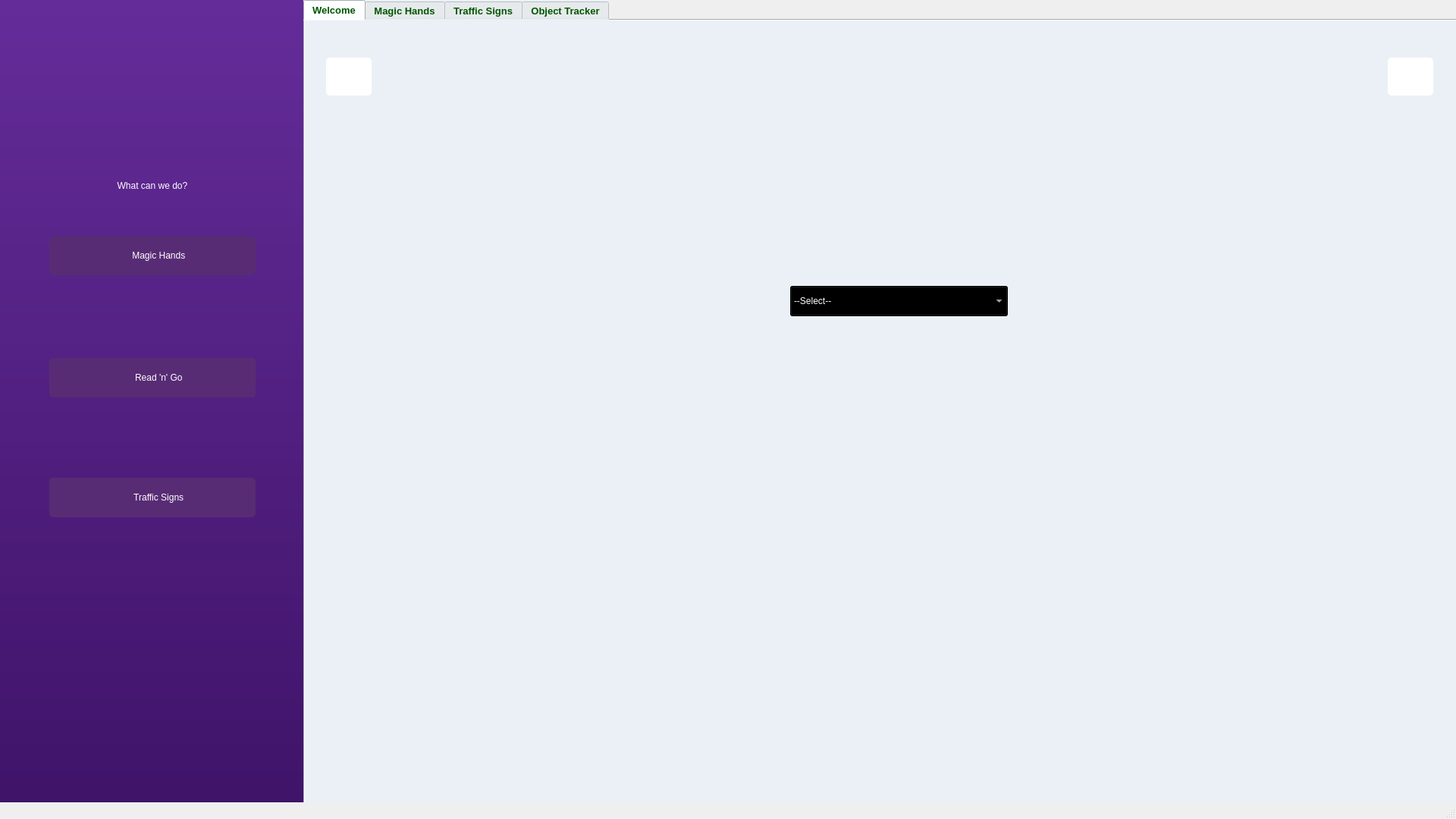
<?xml version="1.0" encoding="UTF-8"?>
<ui version="4.0">
 <class>MainWindow</class>
 <widget class="QMainWindow" name="MainWindow">
  <property name="geometry">
   <rect>
    <x>0</x>
    <y>0</y>
    <width>1920</width>
    <height>1080</height>
   </rect>
  </property>
  <property name="windowTitle">
   <string>MainWindow</string>
  </property>
  <widget class="QWidget" name="centralwidget">
   <widget class="QTabWidget" name="tabWidget">
    <property name="geometry">
     <rect>
      <x>400</x>
      <y>0</y>
      <width>1920</width>
      <height>1080</height>
     </rect>
    </property>
    <property name="font">
     <font>
      <family>Arial</family>
      <pointsize>10</pointsize>
      <weight>75</weight>
      <italic>false</italic>
      <bold>true</bold>
     </font>
    </property>
    <property name="cursor">
     <cursorShape>ArrowCursor</cursorShape>
    </property>
    <property name="mouseTracking">
     <bool>false</bool>
    </property>
    <property name="tabletTracking">
     <bool>false</bool>
    </property>
    <property name="styleSheet">
     <string notr="true">background-color: #ebf0f6;
color: rgb(0, 85, 0);</string>
    </property>
    <property name="tabPosition">
     <enum>QTabWidget::North</enum>
    </property>
    <property name="tabShape">
     <enum>QTabWidget::Rounded</enum>
    </property>
    <property name="currentIndex">
     <number>0</number>
    </property>
    <property name="elideMode">
     <enum>Qt::ElideNone</enum>
    </property>
    <property name="usesScrollButtons">
     <bool>true</bool>
    </property>
    <property name="documentMode">
     <bool>false</bool>
    </property>
    <property name="tabsClosable">
     <bool>false</bool>
    </property>
    <property name="movable">
     <bool>false</bool>
    </property>
    <widget class="QWidget" name="tab_4">
     <attribute name="title">
      <string>Welcome</string>
     </attribute>
     <widget class="QLabel" name="label_3">
      <property name="geometry">
       <rect>
        <x>0</x>
        <y>0</y>
        <width>1520</width>
        <height>1080</height>
       </rect>
      </property>
      <property name="text">
       <string/>
      </property>
      <property name="pixmap">
       <pixmap>Software Interface/Home Page/Icons &amp; Logos/For Saving purpose 1.jpg</pixmap>
      </property>
     </widget>
     <widget class="QComboBox" name="select_bot">
      <property name="geometry">
       <rect>
        <x>640</x>
        <y>350</y>
        <width>287</width>
        <height>40</height>
       </rect>
      </property>
      <property name="styleSheet">
       <string notr="true">background-color: rgb(158, 124, 190);
border-color: rgb(85, 255, 127);
color: rgb(255, 255, 255);
font: 63 12pt &quot;Railway&quot;;
background: qlineargradient(spread:pad, x1:0, y1:0, x2:0, y2:1, stop:0 #642c99, stop:1 #3f1368);</string>
      </property>
      <item>
       <property name="text">
        <string>--Select--</string>
       </property>
      </item>
      <item>
       <property name="text">
        <string>AILITE_pythonbot</string>
       </property>
      </item>
      <item>
       <property name="text">
        <string>AILITE_air</string>
       </property>
      </item>
      <item>
       <property name="text">
        <string>AILITE_adventurer</string>
       </property>
      </item>
     </widget>
     <widget class="QLabel" name="welcome_display">
      <property name="geometry">
       <rect>
        <x>584</x>
        <y>430</y>
        <width>400</width>
        <height>45</height>
       </rect>
      </property>
      <property name="text">
       <string/>
      </property>
     </widget>
     <widget class="QLabel" name="bot_connect_red">
      <property name="geometry">
       <rect>
        <x>940</x>
        <y>355</y>
        <width>30</width>
        <height>30</height>
       </rect>
      </property>
      <property name="text">
       <string/>
      </property>
      <property name="pixmap">
       <pixmap>Software Interface/Home Page/Icons &amp; Logos/Red Status.svg</pixmap>
      </property>
     </widget>
     <widget class="QLabel" name="bot_connect_green">
      <property name="geometry">
       <rect>
        <x>940</x>
        <y>355</y>
        <width>30</width>
        <height>30</height>
       </rect>
      </property>
      <property name="text">
       <string/>
      </property>
      <property name="pixmap">
       <pixmap>Software Interface/Home Page/Icons &amp; Logos/Green Status .svg</pixmap>
      </property>
     </widget>
    </widget>
    <widget class="QWidget" name="tab">
     <attribute name="title">
      <string>Magic Hands</string>
     </attribute>
     <widget class="QLabel" name="cam_label">
      <property name="geometry">
       <rect>
        <x>190</x>
        <y>339</y>
        <width>500</width>
        <height>400</height>
       </rect>
      </property>
      <property name="styleSheet">
       <string notr="true">
background-color: rgb(182, 182, 182);</string>
      </property>
      <property name="text">
       <string/>
      </property>
     </widget>
     <widget class="QLabel" name="label_8">
      <property name="geometry">
       <rect>
        <x>315</x>
        <y>300</y>
        <width>250</width>
        <height>30</height>
       </rect>
      </property>
      <property name="styleSheet">
       <string notr="true">color: #302c4c;
font: 57 12pt &quot;Poppins Medium&quot;;</string>
      </property>
      <property name="text">
       <string>&lt;html&gt;&lt;head/&gt;&lt;body&gt;&lt;p align=&quot;center&quot;&gt;Hi! Show me a Gesture&lt;/p&gt;&lt;/body&gt;&lt;/html&gt;</string>
      </property>
     </widget>
     <widget class="QLabel" name="stop_label">
      <property name="geometry">
       <rect>
        <x>506</x>
        <y>920</y>
        <width>80</width>
        <height>25</height>
       </rect>
      </property>
      <property name="styleSheet">
       <string notr="true">color: rgb(0, 0, 0);font: 12pt &quot;Railway&quot;;</string>
      </property>
      <property name="text">
       <string>&lt;html&gt;&lt;head/&gt;&lt;body&gt;&lt;p align=&quot;center&quot;&gt;Stop&lt;/p&gt;&lt;/body&gt;&lt;/html&gt;</string>
      </property>
     </widget>
     <widget class="QLabel" name="run_label">
      <property name="geometry">
       <rect>
        <x>662</x>
        <y>920</y>
        <width>50</width>
        <height>25</height>
       </rect>
      </property>
      <property name="styleSheet">
       <string notr="true">color: rgb(0, 0, 0);font: 12pt &quot;Railway&quot;;</string>
      </property>
      <property name="text">
       <string>&lt;html&gt;&lt;head/&gt;&lt;body&gt;&lt;p align=&quot;center&quot;&gt;Run&lt;/p&gt;&lt;/body&gt;&lt;/html&gt;</string>
      </property>
     </widget>
     <widget class="QLabel" name="left_label">
      <property name="geometry">
       <rect>
        <x>796</x>
        <y>920</y>
        <width>60</width>
        <height>25</height>
       </rect>
      </property>
      <property name="styleSheet">
       <string notr="true">color: rgb(0, 0, 0);font: 12pt &quot;Railway&quot;;</string>
      </property>
      <property name="text">
       <string>&lt;html&gt;&lt;head/&gt;&lt;body&gt;&lt;p align=&quot;center&quot;&gt;Left&lt;/p&gt;&lt;/body&gt;&lt;/html&gt;</string>
      </property>
     </widget>
     <widget class="QLabel" name="right_label">
      <property name="geometry">
       <rect>
        <x>946</x>
        <y>920</y>
        <width>80</width>
        <height>25</height>
       </rect>
      </property>
      <property name="styleSheet">
       <string notr="true">color: rgb(0, 0, 0);font: 12pt &quot;Railway&quot;;</string>
      </property>
      <property name="text">
       <string>&lt;html&gt;&lt;head/&gt;&lt;body&gt;&lt;p align=&quot;center&quot;&gt;Right&lt;/p&gt;&lt;/body&gt;&lt;/html&gt;</string>
      </property>
     </widget>
     <widget class="QLabel" name="stop_label_icon">
      <property name="geometry">
       <rect>
        <x>506</x>
        <y>830</y>
        <width>80</width>
        <height>80</height>
       </rect>
      </property>
      <property name="text">
       <string/>
      </property>
      <property name="pixmap">
       <pixmap>Ui_Images/stop-removebg-preview (1).png</pixmap>
      </property>
     </widget>
     <widget class="QLabel" name="right_label_icon">
      <property name="geometry">
       <rect>
        <x>946</x>
        <y>830</y>
        <width>80</width>
        <height>80</height>
       </rect>
      </property>
      <property name="text">
       <string/>
      </property>
      <property name="pixmap">
       <pixmap>Ui_Images/right_1-removebg-preview (1).png</pixmap>
      </property>
     </widget>
     <widget class="QLabel" name="run_label_icon">
      <property name="geometry">
       <rect>
        <x>646</x>
        <y>830</y>
        <width>80</width>
        <height>80</height>
       </rect>
      </property>
      <property name="text">
       <string/>
      </property>
      <property name="pixmap">
       <pixmap>Ui_Images/run-removebg-preview (1).png</pixmap>
      </property>
     </widget>
     <widget class="QLabel" name="left_label_icon">
      <property name="geometry">
       <rect>
        <x>796</x>
        <y>830</y>
        <width>80</width>
        <height>80</height>
       </rect>
      </property>
      <property name="text">
       <string/>
      </property>
      <property name="pixmap">
       <pixmap>Ui_Images/left_1-removebg-preview (1).png</pixmap>
      </property>
     </widget>
     <widget class="QPushButton" name="close_cam">
      <property name="geometry">
       <rect>
        <x>664</x>
        <y>310</y>
        <width>25</width>
        <height>25</height>
       </rect>
      </property>
      <property name="styleSheet">
       <string notr="true">font: 9pt bold  &quot;Adobe Pi Std&quot;;
color: rgb(0, 85, 0);
border-radius: 5px;

</string>
      </property>
      <property name="text">
       <string/>
      </property>
      <property name="icon">
       <iconset>
        <normaloff>Software Interface/Individual Functions Page/Icons &amp; Logos/Close.svg</normaloff>Software Interface/Individual Functions Page/Icons &amp; Logos/Close.svg</iconset>
      </property>
      <property name="iconSize">
       <size>
        <width>25</width>
        <height>25</height>
       </size>
      </property>
     </widget>
     <widget class="QLabel" name="label_14">
      <property name="geometry">
       <rect>
        <x>965</x>
        <y>300</y>
        <width>250</width>
        <height>30</height>
       </rect>
      </property>
      <property name="styleSheet">
       <string notr="true">color: #302c4c;
font: 57 12pt &quot;Poppins Medium&quot;;</string>
      </property>
      <property name="text">
       <string>&lt;html&gt;&lt;head/&gt;&lt;body&gt;&lt;p align=&quot;center&quot;&gt;I'm AI - Lite&lt;/p&gt;&lt;/body&gt;&lt;/html&gt;</string>
      </property>
     </widget>
     <widget class="QLabel" name="botcam_label">
      <property name="geometry">
       <rect>
        <x>840</x>
        <y>339</y>
        <width>500</width>
        <height>400</height>
       </rect>
      </property>
      <property name="styleSheet">
       <string notr="true">
background-color: rgb(182, 182, 182);</string>
      </property>
      <property name="text">
       <string/>
      </property>
     </widget>
     <widget class="QPushButton" name="close_botcam">
      <property name="geometry">
       <rect>
        <x>1314</x>
        <y>310</y>
        <width>25</width>
        <height>25</height>
       </rect>
      </property>
      <property name="styleSheet">
       <string notr="true">font: 9pt bold  &quot;Adobe Pi Std&quot;;
color: rgb(0, 85, 0);
border-radius: 5px;
</string>
      </property>
      <property name="text">
       <string/>
      </property>
      <property name="icon">
       <iconset>
        <normaloff>Software Interface/Individual Functions Page/Icons &amp; Logos/Close.svg</normaloff>Software Interface/Individual Functions Page/Icons &amp; Logos/Close.svg</iconset>
      </property>
      <property name="iconSize">
       <size>
        <width>25</width>
        <height>25</height>
       </size>
      </property>
     </widget>
     <widget class="QLabel" name="stop_led_label">
      <property name="geometry">
       <rect>
        <x>533</x>
        <y>960</y>
        <width>20</width>
        <height>20</height>
       </rect>
      </property>
      <property name="styleSheet">
       <string notr="true"/>
      </property>
      <property name="text">
       <string/>
      </property>
     </widget>
     <widget class="QPushButton" name="start_cam">
      <property name="geometry">
       <rect>
        <x>724</x>
        <y>760</y>
        <width>80</width>
        <height>30</height>
       </rect>
      </property>
      <property name="font">
       <font>
        <family>Constantia</family>
        <pointsize>9</pointsize>
        <weight>75</weight>
        <italic>false</italic>
        <bold>true</bold>
       </font>
      </property>
      <property name="styleSheet">
       <string notr="true">font: 75  bold 9pt &quot;Constantia&quot;;
color: rgb(0, 0, 0);
background-color: rgb(85, 255, 127);

</string>
      </property>
      <property name="text">
       <string>START</string>
      </property>
     </widget>
     <widget class="QLabel" name="gesture_bot_status">
      <property name="geometry">
       <rect>
        <x>297</x>
        <y>220</y>
        <width>287</width>
        <height>40</height>
       </rect>
      </property>
      <property name="styleSheet">
       <string notr="true">background: qlineargradient(spread:pad, x1:0, y1:0, x2:0, y2:1, stop:0 #642c99, stop:1 #3f1368);
border-radius:7px;</string>
      </property>
      <property name="text">
       <string/>
      </property>
     </widget>
     <widget class="QLabel" name="run_led_label">
      <property name="geometry">
       <rect>
        <x>676</x>
        <y>960</y>
        <width>20</width>
        <height>20</height>
       </rect>
      </property>
      <property name="styleSheet">
       <string notr="true"/>
      </property>
      <property name="text">
       <string/>
      </property>
     </widget>
     <widget class="QLabel" name="right_led_label">
      <property name="geometry">
       <rect>
        <x>980</x>
        <y>960</y>
        <width>20</width>
        <height>20</height>
       </rect>
      </property>
      <property name="styleSheet">
       <string notr="true"/>
      </property>
      <property name="text">
       <string/>
      </property>
     </widget>
     <widget class="QLabel" name="left_led_label">
      <property name="geometry">
       <rect>
        <x>816</x>
        <y>960</y>
        <width>20</width>
        <height>20</height>
       </rect>
      </property>
      <property name="styleSheet">
       <string notr="true"/>
      </property>
      <property name="text">
       <string/>
      </property>
     </widget>
     <widget class="QLabel" name="label">
      <property name="geometry">
       <rect>
        <x>0</x>
        <y>0</y>
        <width>1517</width>
        <height>187</height>
       </rect>
      </property>
      <property name="text">
       <string/>
      </property>
      <property name="pixmap">
       <pixmap>Software Interface/Home Page/Icons &amp; Logos/FunctionPage_Label.jpg</pixmap>
      </property>
     </widget>
     <widget class="QLabel" name="gesture_botcam_status">
      <property name="geometry">
       <rect>
        <x>947</x>
        <y>220</y>
        <width>287</width>
        <height>40</height>
       </rect>
      </property>
      <property name="styleSheet">
       <string notr="true">background: qlineargradient(spread:pad, x1:0, y1:0, x2:0, y2:1, stop:0 #642c99, stop:1 #3f1368);
border-radius:7px;</string>
      </property>
      <property name="text">
       <string/>
      </property>
     </widget>
    </widget>
    <widget class="QWidget" name="tab_2">
     <attribute name="title">
      <string>Traffic Signs</string>
     </attribute>
     <widget class="QLabel" name="botcam_label_2">
      <property name="geometry">
       <rect>
        <x>840</x>
        <y>339</y>
        <width>500</width>
        <height>400</height>
       </rect>
      </property>
      <property name="styleSheet">
       <string notr="true">
background-color: rgb(182, 182, 182);</string>
      </property>
      <property name="text">
       <string/>
      </property>
     </widget>
     <widget class="QLabel" name="right_label_icon_2">
      <property name="geometry">
       <rect>
        <x>946</x>
        <y>840</y>
        <width>80</width>
        <height>80</height>
       </rect>
      </property>
      <property name="text">
       <string/>
      </property>
      <property name="pixmap">
       <pixmap>Software Interface/Individual Functions Page/Icons &amp; Logos/Turn-Right (1).png</pixmap>
      </property>
     </widget>
     <widget class="QPushButton" name="close_cam_2">
      <property name="geometry">
       <rect>
        <x>664</x>
        <y>310</y>
        <width>25</width>
        <height>25</height>
       </rect>
      </property>
      <property name="styleSheet">
       <string notr="true">font: 9pt bold  &quot;Adobe Pi Std&quot;;
color: rgb(0, 85, 0);
border-radius:5px;
</string>
      </property>
      <property name="text">
       <string/>
      </property>
      <property name="icon">
       <iconset>
        <normaloff>Software Interface/Individual Functions Page/Icons &amp; Logos/Close.svg</normaloff>Software Interface/Individual Functions Page/Icons &amp; Logos/Close.svg</iconset>
      </property>
      <property name="iconSize">
       <size>
        <width>25</width>
        <height>25</height>
       </size>
      </property>
     </widget>
     <widget class="QLabel" name="stop_led_label_1">
      <property name="geometry">
       <rect>
        <x>536</x>
        <y>965</y>
        <width>20</width>
        <height>20</height>
       </rect>
      </property>
      <property name="styleSheet">
       <string notr="true"/>
      </property>
      <property name="text">
       <string/>
      </property>
     </widget>
     <widget class="QLabel" name="stop_label_icon_2">
      <property name="geometry">
       <rect>
        <x>506</x>
        <y>840</y>
        <width>80</width>
        <height>80</height>
       </rect>
      </property>
      <property name="text">
       <string/>
      </property>
      <property name="pixmap">
       <pixmap>Software Interface/Individual Functions Page/Icons &amp; Logos/stop (1).png</pixmap>
      </property>
     </widget>
     <widget class="QLabel" name="cam_label_2">
      <property name="geometry">
       <rect>
        <x>190</x>
        <y>339</y>
        <width>500</width>
        <height>400</height>
       </rect>
      </property>
      <property name="styleSheet">
       <string notr="true">
background-color: rgb(182, 182, 182);</string>
      </property>
      <property name="text">
       <string/>
      </property>
     </widget>
     <widget class="QPushButton" name="start_cam_2">
      <property name="geometry">
       <rect>
        <x>724</x>
        <y>760</y>
        <width>80</width>
        <height>30</height>
       </rect>
      </property>
      <property name="font">
       <font>
        <family>Constantia</family>
        <pointsize>9</pointsize>
        <weight>75</weight>
        <italic>false</italic>
        <bold>true</bold>
       </font>
      </property>
      <property name="styleSheet">
       <string notr="true">font: 75  bold 9pt &quot;Constantia&quot;;
color: rgb(0, 0, 0);
background-color: rgb(85, 255, 127);

</string>
      </property>
      <property name="text">
       <string>START</string>
      </property>
     </widget>
     <widget class="QPushButton" name="close_botcam_2">
      <property name="geometry">
       <rect>
        <x>1314</x>
        <y>310</y>
        <width>25</width>
        <height>25</height>
       </rect>
      </property>
      <property name="styleSheet">
       <string notr="true">font: 9pt bold  &quot;Adobe Pi Std&quot;;
color: rgb(0, 85, 0);
border-radius:5px;
</string>
      </property>
      <property name="text">
       <string/>
      </property>
      <property name="icon">
       <iconset>
        <normaloff>Software Interface/Individual Functions Page/Icons &amp; Logos/Close.svg</normaloff>Software Interface/Individual Functions Page/Icons &amp; Logos/Close.svg</iconset>
      </property>
      <property name="iconSize">
       <size>
        <width>25</width>
        <height>25</height>
       </size>
      </property>
     </widget>
     <widget class="QLabel" name="go_label_icon">
      <property name="geometry">
       <rect>
        <x>646</x>
        <y>840</y>
        <width>80</width>
        <height>80</height>
       </rect>
      </property>
      <property name="text">
       <string/>
      </property>
      <property name="pixmap">
       <pixmap>Software Interface/Individual Functions Page/Icons &amp; Logos/Go-Icon (1).png</pixmap>
      </property>
     </widget>
     <widget class="QLabel" name="left_label_icon_2">
      <property name="geometry">
       <rect>
        <x>796</x>
        <y>840</y>
        <width>80</width>
        <height>80</height>
       </rect>
      </property>
      <property name="text">
       <string/>
      </property>
      <property name="pixmap">
       <pixmap>Software Interface/Individual Functions Page/Icons &amp; Logos/Turn-Left (1).png</pixmap>
      </property>
     </widget>
     <widget class="QLabel" name="run_led_label_1">
      <property name="geometry">
       <rect>
        <x>677</x>
        <y>965</y>
        <width>20</width>
        <height>20</height>
       </rect>
      </property>
      <property name="styleSheet">
       <string notr="true"/>
      </property>
      <property name="text">
       <string/>
      </property>
     </widget>
     <widget class="QLabel" name="left_led_label_1">
      <property name="geometry">
       <rect>
        <x>829</x>
        <y>965</y>
        <width>20</width>
        <height>20</height>
       </rect>
      </property>
      <property name="styleSheet">
       <string notr="true"/>
      </property>
      <property name="text">
       <string/>
      </property>
     </widget>
     <widget class="QLabel" name="right_led_label_1">
      <property name="geometry">
       <rect>
        <x>975</x>
        <y>965</y>
        <width>20</width>
        <height>20</height>
       </rect>
      </property>
      <property name="styleSheet">
       <string notr="true"/>
      </property>
      <property name="text">
       <string/>
      </property>
     </widget>
     <widget class="QLabel" name="label_5">
      <property name="geometry">
       <rect>
        <x>0</x>
        <y>0</y>
        <width>1517</width>
        <height>187</height>
       </rect>
      </property>
      <property name="text">
       <string/>
      </property>
      <property name="pixmap">
       <pixmap>Software Interface/Home Page/Icons &amp; Logos/FunctionPage_Label.jpg</pixmap>
      </property>
     </widget>
     <widget class="QLabel" name="readngo_bot_status">
      <property name="geometry">
       <rect>
        <x>297</x>
        <y>220</y>
        <width>287</width>
        <height>40</height>
       </rect>
      </property>
      <property name="styleSheet">
       <string notr="true">background: qlineargradient(spread:pad, x1:0, y1:0, x2:0, y2:1, stop:0 #642c99, stop:1 #3f1368);</string>
      </property>
      <property name="text">
       <string/>
      </property>
     </widget>
     <widget class="QLabel" name="readngo_botcam_status">
      <property name="geometry">
       <rect>
        <x>947</x>
        <y>220</y>
        <width>287</width>
        <height>40</height>
       </rect>
      </property>
      <property name="styleSheet">
       <string notr="true">background: qlineargradient(spread:pad, x1:0, y1:0, x2:0, y2:1, stop:0 #642c99, stop:1 #3f1368);</string>
      </property>
      <property name="text">
       <string/>
      </property>
     </widget>
     <widget class="QLabel" name="run_label_2">
      <property name="geometry">
       <rect>
        <x>661</x>
        <y>930</y>
        <width>50</width>
        <height>25</height>
       </rect>
      </property>
      <property name="styleSheet">
       <string notr="true">color: rgb(0, 0, 0);font: 12pt &quot;Railway&quot;;</string>
      </property>
      <property name="text">
       <string>&lt;html&gt;&lt;head/&gt;&lt;body&gt;&lt;p align=&quot;center&quot;&gt;Run&lt;/p&gt;&lt;/body&gt;&lt;/html&gt;</string>
      </property>
     </widget>
     <widget class="QLabel" name="stop_label_2">
      <property name="geometry">
       <rect>
        <x>506</x>
        <y>930</y>
        <width>80</width>
        <height>25</height>
       </rect>
      </property>
      <property name="styleSheet">
       <string notr="true">color: rgb(0, 0, 0);font: 12pt &quot;Railway&quot;;</string>
      </property>
      <property name="text">
       <string>&lt;html&gt;&lt;head/&gt;&lt;body&gt;&lt;p align=&quot;center&quot;&gt;Stop&lt;/p&gt;&lt;/body&gt;&lt;/html&gt;</string>
      </property>
     </widget>
     <widget class="QLabel" name="right_label_2">
      <property name="geometry">
       <rect>
        <x>947</x>
        <y>930</y>
        <width>80</width>
        <height>25</height>
       </rect>
      </property>
      <property name="styleSheet">
       <string notr="true">color: rgb(0, 0, 0);font: 12pt &quot;Railway&quot;;</string>
      </property>
      <property name="text">
       <string>&lt;html&gt;&lt;head/&gt;&lt;body&gt;&lt;p align=&quot;center&quot;&gt;Right&lt;/p&gt;&lt;/body&gt;&lt;/html&gt;</string>
      </property>
     </widget>
     <widget class="QLabel" name="left_label_2">
      <property name="geometry">
       <rect>
        <x>806</x>
        <y>930</y>
        <width>60</width>
        <height>25</height>
       </rect>
      </property>
      <property name="styleSheet">
       <string notr="true">color: rgb(0, 0, 0);font: 12pt &quot;Railway&quot;;</string>
      </property>
      <property name="text">
       <string>&lt;html&gt;&lt;head/&gt;&lt;body&gt;&lt;p align=&quot;center&quot;&gt;Left&lt;/p&gt;&lt;/body&gt;&lt;/html&gt;</string>
      </property>
     </widget>
     <widget class="QLabel" name="label_17">
      <property name="geometry">
       <rect>
        <x>966</x>
        <y>300</y>
        <width>250</width>
        <height>30</height>
       </rect>
      </property>
      <property name="styleSheet">
       <string notr="true">color: #302c4c;
font: 57 12pt &quot;Poppins Medium&quot;;</string>
      </property>
      <property name="text">
       <string>&lt;html&gt;&lt;head/&gt;&lt;body&gt;&lt;p align=&quot;center&quot;&gt;I'm AI - Lite&lt;/p&gt;&lt;/body&gt;&lt;/html&gt;</string>
      </property>
     </widget>
     <widget class="QLabel" name="label_10">
      <property name="geometry">
       <rect>
        <x>316</x>
        <y>300</y>
        <width>250</width>
        <height>30</height>
       </rect>
      </property>
      <property name="styleSheet">
       <string notr="true">color: #302c4c;
font: 57 12pt &quot;Poppins Medium&quot;;</string>
      </property>
      <property name="text">
       <string>&lt;html&gt;&lt;head/&gt;&lt;body&gt;&lt;p align=&quot;center&quot;&gt;Hi! Show me a Text&lt;/p&gt;&lt;/body&gt;&lt;/html&gt;</string>
      </property>
     </widget>
    </widget>
    <widget class="QWidget" name="tab_3">
     <attribute name="title">
      <string>Object Tracker</string>
     </attribute>
     <widget class="QLabel" name="label_4">
      <property name="geometry">
       <rect>
        <x>0</x>
        <y>0</y>
        <width>1517</width>
        <height>187</height>
       </rect>
      </property>
      <property name="text">
       <string/>
      </property>
      <property name="pixmap">
       <pixmap>Software Interface/Home Page/Icons &amp; Logos/FunctionPage_Label.jpg</pixmap>
      </property>
     </widget>
    </widget>
   </widget>
   <widget class="QLabel" name="label_2">
    <property name="geometry">
     <rect>
      <x>0</x>
      <y>0</y>
      <width>400</width>
      <height>1080</height>
     </rect>
    </property>
    <property name="styleSheet">
     <string notr="true">background-color: rgb(170, 85, 255);
background: qlineargradient(spread:pad, x1:0, y1:0, x2:0, y2:1, stop:0 #642c99, stop:1 #3f1368);</string>
    </property>
    <property name="text">
     <string/>
    </property>
   </widget>
   <widget class="QPushButton" name="magic_hand_button">
    <property name="geometry">
     <rect>
      <x>65</x>
      <y>311</y>
      <width>272</width>
      <height>52</height>
     </rect>
    </property>
    <property name="styleSheet">
     <string notr="true">font: 12pt &quot;Railway&quot;;
background-color:#582c74;
color: rgb(255, 255, 255);
border-radius: 7px;
padding-left: 20px; /* Adjust the left padding */
padding-right: 20px; /* Adjust the right padding */</string>
    </property>
    <property name="text">
     <string>     Magic Hands</string>
    </property>
    <property name="icon">
     <iconset>
      <normaloff>Software Interface/Home Page/Icons &amp; Logos/Magic Hands White.svg</normaloff>Software Interface/Home Page/Icons &amp; Logos/Magic Hands White.svg</iconset>
    </property>
    <property name="iconSize">
     <size>
      <width>30</width>
      <height>30</height>
     </size>
    </property>
    <property name="shortcut">
     <string/>
    </property>
    <property name="checkable">
     <bool>false</bool>
    </property>
    <property name="autoDefault">
     <bool>false</bool>
    </property>
   </widget>
   <widget class="QPushButton" name="traffic_signs_button">
    <property name="geometry">
     <rect>
      <x>65</x>
      <y>472</y>
      <width>272</width>
      <height>52</height>
     </rect>
    </property>
    <property name="styleSheet">
     <string notr="true">font: 12pt &quot;Railway&quot;;
background-color:#582c74;
color: rgb(255, 255, 255);
border-radius: 5px;</string>
    </property>
    <property name="text">
     <string>     Read 'n' Go</string>
    </property>
    <property name="icon">
     <iconset>
      <normaloff>Software Interface/Home Page/Icons &amp; Logos/Ready'n'Go White.svg</normaloff>Software Interface/Home Page/Icons &amp; Logos/Ready'n'Go White.svg</iconset>
    </property>
    <property name="iconSize">
     <size>
      <width>30</width>
      <height>30</height>
     </size>
    </property>
   </widget>
   <widget class="QPushButton" name="commander_button">
    <property name="geometry">
     <rect>
      <x>65</x>
      <y>630</y>
      <width>272</width>
      <height>52</height>
     </rect>
    </property>
    <property name="styleSheet">
     <string notr="true">font: 12pt &quot;Railway&quot;;
background-color:#582c74;
color: rgb(255, 255, 255);
border-radius: 5px;</string>
    </property>
    <property name="text">
     <string>     Traffic Signs</string>
    </property>
    <property name="icon">
     <iconset>
      <normaloff>Software Interface/Home Page/Icons &amp; Logos/Traffic Sign White.svg</normaloff>Software Interface/Home Page/Icons &amp; Logos/Traffic Sign White.svg</iconset>
    </property>
    <property name="iconSize">
     <size>
      <width>30</width>
      <height>30</height>
     </size>
    </property>
   </widget>
   <widget class="QLabel" name="label_16">
    <property name="geometry">
     <rect>
      <x>76</x>
      <y>230</y>
      <width>250</width>
      <height>31</height>
     </rect>
    </property>
    <property name="styleSheet">
     <string notr="true">color: rgb(255, 255, 255);
font: 81 12pt &quot;Poppins ExtraBold&quot;;</string>
    </property>
    <property name="text">
     <string>&lt;html&gt;&lt;head/&gt;&lt;body&gt;&lt;p align=&quot;center&quot;&gt;What can we do?&lt;/p&gt;&lt;/body&gt;&lt;/html&gt;</string>
    </property>
   </widget>
   <widget class="QPushButton" name="windows_button">
    <property name="geometry">
     <rect>
      <x>430</x>
      <y>76</y>
      <width>60</width>
      <height>50</height>
     </rect>
    </property>
    <property name="styleSheet">
     <string notr="true">background-color: rgb(255, 255, 255);
border-radius:5px;</string>
    </property>
    <property name="text">
     <string/>
    </property>
    <property name="icon">
     <iconset>
      <normaloff>Software Interface/Home Page/Icons &amp; Logos/Home.svg</normaloff>Software Interface/Home Page/Icons &amp; Logos/Home.svg</iconset>
    </property>
    <property name="iconSize">
     <size>
      <width>60</width>
      <height>50</height>
     </size>
    </property>
   </widget>
   <widget class="QPushButton" name="close_button">
    <property name="geometry">
     <rect>
      <x>1830</x>
      <y>76</y>
      <width>60</width>
      <height>50</height>
     </rect>
    </property>
    <property name="styleSheet">
     <string notr="true">background-color: rgb(255, 255, 255);
border-radius:5px;</string>
    </property>
    <property name="text">
     <string/>
    </property>
    <property name="icon">
     <iconset>
      <normaloff>Ui_Images/Exit.png</normaloff>Ui_Images/Exit.png</iconset>
    </property>
    <property name="iconSize">
     <size>
      <width>60</width>
      <height>50</height>
     </size>
    </property>
   </widget>
   <widget class="QLabel" name="full_charge">
    <property name="geometry">
     <rect>
      <x>174</x>
      <y>120</y>
      <width>60</width>
      <height>25</height>
     </rect>
    </property>
    <property name="text">
     <string/>
    </property>
    <property name="pixmap">
     <pixmap>Software Interface/Home Page/Icons &amp; Logos/full_charge-removebg-preview (1).png</pixmap>
    </property>
   </widget>
   <widget class="QLabel" name="half_charge">
    <property name="geometry">
     <rect>
      <x>174</x>
      <y>120</y>
      <width>60</width>
      <height>25</height>
     </rect>
    </property>
    <property name="text">
     <string/>
    </property>
    <property name="pixmap">
     <pixmap>Software Interface/Home Page/Icons &amp; Logos/half_charge-removebg-preview (1).png</pixmap>
    </property>
   </widget>
   <widget class="QLabel" name="low_charge">
    <property name="geometry">
     <rect>
      <x>174</x>
      <y>120</y>
      <width>60</width>
      <height>25</height>
     </rect>
    </property>
    <property name="text">
     <string/>
    </property>
    <property name="pixmap">
     <pixmap>Software Interface/Home Page/Icons &amp; Logos/low_charge-removebg-preview (1).png</pixmap>
    </property>
   </widget>
  </widget>
  <widget class="QMenuBar" name="menubar">
   <property name="geometry">
    <rect>
     <x>0</x>
     <y>0</y>
     <width>1920</width>
     <height>26</height>
    </rect>
   </property>
  </widget>
  <widget class="QStatusBar" name="statusbar"/>
 </widget>
 <resources/>
 <connections/>
</ui>
